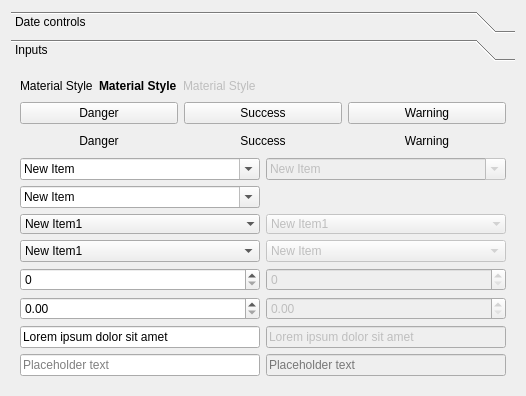
      <widget class="QWidget" name="tab">
       <attribute name="title">
        <string>Page</string>
       </attribute>
       <layout class="QGridLayout" name="gridLayout_22">
        <item row="0" column="0" rowspan="2" colspan="2">
         <widget class="QToolBox" name="toolBox">
          <property name="currentIndex">
           <number>1</number>
          </property>
          <widget class="QWidget" name="page_3">
           <property name="geometry">
            <rect>
             <x>0</x>
             <y>0</y>
             <width>521</width>
             <height>388</height>
            </rect>
           </property>
           <attribute name="label">
            <string>Date controls</string>
           </attribute>
           <layout class="QGridLayout" name="gridLayout_9" columnstretch="1,1,2">
            <item row="0" column="2" rowspan="2">
             <widget class="QLCDNumber" name="lcdNumber">
              <property name="smallDecimalPoint">
               <bool>true</bool>
              </property>
              <property name="digitCount">
               <number>10</number>
              </property>
              <property name="segmentStyle">
               <enum>QLCDNumber::Flat</enum>
              </property>
              <property name="value" stdset="0">
               <double>3.141592000000000</double>
              </property>
             </widget>
            </item>
            <item row="0" column="0">
             <widget class="QTimeEdit" name="timeEdit"/>
            </item>
            <item row="1" column="0">
             <widget class="QDateTimeEdit" name="dateTimeEdit"/>
            </item>
            <item row="0" column="1">
             <widget class="QDateEdit" name="dateEdit"/>
            </item>
            <item row="1" column="1">
             <widget class="QKeySequenceEdit" name="keySequenceEdit"/>
            </item>
            <item row="2" column="0" colspan="3">
             <widget class="QCalendarWidget" name="calendarWidget"/>
            </item>
           </layout>
          </widget>
          <widget class="QWidget" name="page_4">
           <property name="geometry">
            <rect>
             <x>0</x>
             <y>0</y>
             <width>521</width>
             <height>388</height>
            </rect>
           </property>
           <attribute name="label">
            <string>Inputs</string>
           </attribute>
           <layout class="QGridLayout" name="gridLayout_21">
            <item row="0" column="1">
             <widget class="QLabel" name="label_3">
              <property name="font">
               <font>
                <bold>true</bold>
               </font>
              </property>
              <property name="text">
               <string>Material Style</string>
              </property>
             </widget>
            </item>
            <item row="0" column="3">
             <spacer name="horizontalSpacer_4">
              <property name="orientation">
               <enum>Qt::Horizontal</enum>
              </property>
              <property name="sizeHint" stdset="0">
               <size>
                <width>427</width>
                <height>20</height>
               </size>
              </property>
             </spacer>
            </item>
            <item row="0" column="2">
             <widget class="QLabel" name="label">
              <property name="enabled">
               <bool>false</bool>
              </property>
              <property name="text">
               <string>Material Style</string>
              </property>
             </widget>
            </item>
            <item row="2" column="0" colspan="4">
             <layout class="QGridLayout" name="gridLayout_4">
              <item row="3" column="2">
               <widget class="QComboBox" name="comboBox_4">
                <property name="enabled">
                 <bool>false</bool>
                </property>
                <item>
                 <property name="text">
                  <string>New Item</string>
                 </property>
                </item>
                <item>
                 <property name="text">
                  <string>New Item</string>
                 </property>
                </item>
                <item>
                 <property name="text">
                  <string>New Item</string>
                 </property>
                </item>
                <item>
                 <property name="text">
                  <string>New Item</string>
                 </property>
                </item>
                <item>
                 <property name="text">
                  <string>New Item</string>
                 </property>
                </item>
               </widget>
              </item>
              <item row="5" column="2">
               <widget class="QDoubleSpinBox" name="doubleSpinBox_2">
                <property name="enabled">
                 <bool>false</bool>
                </property>
               </widget>
              </item>
              <item row="0" column="2">
               <widget class="QComboBox" name="comboBox_3">
                <property name="enabled">
                 <bool>false</bool>
                </property>
                <property name="editable">
                 <bool>true</bool>
                </property>
                <item>
                 <property name="text">
                  <string>New Item</string>
                 </property>
                </item>
                <item>
                 <property name="text">
                  <string>New Item</string>
                 </property>
                </item>
                <item>
                 <property name="text">
                  <string>New Item</string>
                 </property>
                </item>
                <item>
                 <property name="text">
                  <string>New Item</string>
                 </property>
                </item>
                <item>
                 <property name="text">
                  <string>New Item</string>
                 </property>
                </item>
                <item>
                 <property name="text">
                  <string>New Item</string>
                 </property>
                </item>
               </widget>
              </item>
              <item row="4" column="0">
               <widget class="QSpinBox" name="spinBox"/>
              </item>
              <item row="6" column="2">
               <widget class="QLineEdit" name="lineEdit_2">
                <property name="enabled">
                 <bool>false</bool>
                </property>
                <property name="text">
                 <string>Lorem ipsum dolor sit amet</string>
                </property>
               </widget>
              </item>
              <item row="7" column="0">
               <widget class="QLineEdit" name="lineEdit_3">
                <property name="placeholderText">
                 <string>Placeholder text</string>
                </property>
               </widget>
              </item>
              <item row="2" column="2">
               <widget class="QComboBox" name="comboBox_6">
                <property name="enabled">
                 <bool>false</bool>
                </property>
                <property name="frame">
                 <bool>false</bool>
                </property>
                <item>
                 <property name="text">
                  <string>New Item1</string>
                 </property>
                </item>
                <item>
                 <property name="text">
                  <string>New Item2</string>
                 </property>
                </item>
                <item>
                 <property name="text">
                  <string>New Item3</string>
                 </property>
                </item>
                <item>
                 <property name="text">
                  <string>New Item4</string>
                 </property>
                </item>
                <item>
                 <property name="text">
                  <string>New Item5</string>
                 </property>
                </item>
                <item>
                 <property name="text">
                  <string>New Item6</string>
                 </property>
                </item>
                <item>
                 <property name="text">
                  <string>New Item7</string>
                 </property>
                </item>
               </widget>
              </item>
              <item row="0" column="0">
               <widget class="QComboBox" name="comboBox">
                <property name="editable">
                 <bool>true</bool>
                </property>
                <property name="currentText">
                 <string>New Item</string>
                </property>
                <item>
                 <property name="text">
                  <string>New Item</string>
                 </property>
                </item>
                <item>
                 <property name="text">
                  <string>New Item</string>
                 </property>
                </item>
                <item>
                 <property name="text">
                  <string>New Item</string>
                 </property>
                </item>
                <item>
                 <property name="text">
                  <string>New Item</string>
                 </property>
                </item>
                <item>
                 <property name="text">
                  <string>New Item</string>
                 </property>
                </item>
               </widget>
              </item>
              <item row="6" column="0">
               <widget class="QLineEdit" name="lineEdit">
                <property name="text">
                 <string>Lorem ipsum dolor sit amet</string>
                </property>
               </widget>
              </item>
              <item row="3" column="0">
               <widget class="QComboBox" name="comboBox_2">
                <item>
                 <property name="text">
                  <string>New Item1</string>
                 </property>
                </item>
                <item>
                 <property name="text">
                  <string>New Item2</string>
                 </property>
                </item>
                <item>
                 <property name="text">
                  <string>New Item3</string>
                 </property>
                </item>
                <item>
                 <property name="text">
                  <string>New Item4</string>
                 </property>
                </item>
                <item>
                 <property name="text">
                  <string>New Item5</string>
                 </property>
                </item>
                <item>
                 <property name="text">
                  <string>New Item6</string>
                 </property>
                </item>
                <item>
                 <property name="text">
                  <string>New Item7</string>
                 </property>
                </item>
               </widget>
              </item>
              <item row="2" column="0">
               <widget class="QComboBox" name="comboBox_5">
                <property name="frame">
                 <bool>false</bool>
                </property>
                <item>
                 <property name="text">
                  <string>New Item1</string>
                 </property>
                </item>
                <item>
                 <property name="text">
                  <string>New Item2</string>
                 </property>
                </item>
                <item>
                 <property name="text">
                  <string>New Item3</string>
                 </property>
                </item>
                <item>
                 <property name="text">
                  <string>New Item4</string>
                 </property>
                </item>
                <item>
                 <property name="text">
                  <string>New Item5</string>
                 </property>
                </item>
                <item>
                 <property name="text">
                  <string>New Item6</string>
                 </property>
                </item>
                <item>
                 <property name="text">
                  <string>New Item7</string>
                 </property>
                </item>
               </widget>
              </item>
              <item row="5" column="0">
               <widget class="QDoubleSpinBox" name="doubleSpinBox"/>
              </item>
              <item row="7" column="2">
               <widget class="QLineEdit" name="lineEdit_4">
                <property name="enabled">
                 <bool>false</bool>
                </property>
                <property name="placeholderText">
                 <string>Placeholder text</string>
                </property>
               </widget>
              </item>
              <item row="4" column="2">
               <widget class="QSpinBox" name="spinBox_2">
                <property name="enabled">
                 <bool>false</bool>
                </property>
               </widget>
              </item>
              <item row="1" column="0">
               <widget class="QComboBox" name="comboBox_7">
                <property name="editable">
                 <bool>true</bool>
                </property>
                <item>
                 <property name="text">
                  <string>New Item</string>
                 </property>
                </item>
                <item>
                 <property name="text">
                  <string>New Item</string>
                 </property>
                </item>
                <item>
                 <property name="text">
                  <string>New Item</string>
                 </property>
                </item>
                <item>
                 <property name="text">
                  <string>New Item</string>
                 </property>
                </item>
                <item>
                 <property name="text">
                  <string>New Item</string>
                 </property>
                </item>
               </widget>
              </item>
             </layout>
            </item>
            <item row="0" column="0">
             <widget class="QLabel" name="label_2">
              <property name="text">
               <string>Material Style</string>
              </property>
             </widget>
            </item>
            <item row="1" column="0" colspan="4">
             <layout class="QGridLayout" name="gridLayout_7">
              <item row="0" column="0">
               <widget class="QPushButton" name="pushButton_18">
                <property name="text">
                 <string>Danger</string>
                </property>
                <property name="class" stdset="0">
                 <string>danger</string>
                </property>
               </widget>
              </item>
              <item row="1" column="1">
               <widget class="QPushButton" name="pushButton_22">
                <property name="text">
                 <string>Success</string>
                </property>
                <property name="flat">
                 <bool>true</bool>
                </property>
                <property name="class" stdset="0">
                 <string>success</string>
                </property>
               </widget>
              </item>
              <item row="0" column="2">
               <widget class="QPushButton" name="pushButton_19">
                <property name="text">
                 <string>Warning</string>
                </property>
                <property name="class" stdset="0">
                 <string>warning</string>
                </property>
               </widget>
              </item>
              <item row="1" column="2">
               <widget class="QPushButton" name="pushButton_21">
                <property name="text">
                 <string>Warning</string>
                </property>
                <property name="flat">
                 <bool>true</bool>
                </property>
                <property name="class" stdset="0">
                 <string>warning</string>
                </property>
               </widget>
              </item>
              <item row="0" column="1">
               <widget class="QPushButton" name="pushButton_20">
                <property name="text">
                 <string>Success</string>
                </property>
                <property name="class" stdset="0">
                 <string>success</string>
                </property>
               </widget>
              </item>
              <item row="1" column="0">
               <widget class="QPushButton" name="pushButton_23">
                <property name="text">
                 <string>Danger</string>
                </property>
                <property name="flat">
                 <bool>true</bool>
                </property>
                <property name="class" stdset="0">
                 <string>danger</string>
                </property>
               </widget>
              </item>
             </layout>
            </item>
           </layout>
          </widget>
         </widget>
        </item>
       </layout>
      </widget>
